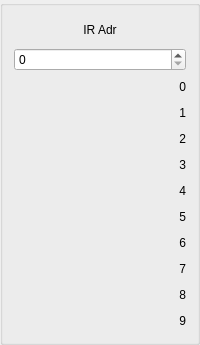
       <widget class="QGroupBox" name="verticalGroupBox_AdrIR">
        <property name="sizePolicy">
         <sizepolicy hsizetype="Fixed" vsizetype="Preferred">
          <horstretch>0</horstretch>
          <verstretch>0</verstretch>
         </sizepolicy>
        </property>
        <property name="minimumSize">
         <size>
          <width>0</width>
          <height>0</height>
         </size>
        </property>
        <property name="maximumSize">
         <size>
          <width>16777215</width>
          <height>16777215</height>
         </size>
        </property>
        <layout class="QVBoxLayout" name="verticalLayout_4">
         <item>
          <widget class="QLabel" name="address">
           <property name="minimumSize">
            <size>
             <width>0</width>
             <height>25</height>
            </size>
           </property>
           <property name="text">
            <string>IR Adr</string>
           </property>
           <property name="alignment">
            <set>Qt::AlignCenter</set>
           </property>
          </widget>
         </item>
         <item>
          <widget class="QSpinBox" name="spinBox_IR_startAddress">
           <property name="sizePolicy">
            <sizepolicy hsizetype="Preferred" vsizetype="Fixed">
             <horstretch>0</horstretch>
             <verstretch>0</verstretch>
            </sizepolicy>
           </property>
           <property name="minimumSize">
            <size>
             <width>0</width>
             <height>20</height>
            </size>
           </property>
           <property name="maximum">
            <number>8191</number>
           </property>
          </widget>
         </item>
         <item>
          <widget class="QLabel" name="label_IR_0">
           <property name="minimumSize">
            <size>
             <width>0</width>
             <height>20</height>
            </size>
           </property>
           <property name="text">
            <string>0</string>
           </property>
           <property name="textFormat">
            <enum>Qt::AutoText</enum>
           </property>
           <property name="alignment">
            <set>Qt::AlignRight|Qt::AlignTrailing|Qt::AlignVCenter</set>
           </property>
          </widget>
         </item>
         <item>
          <widget class="QLabel" name="label_IR_1">
           <property name="minimumSize">
            <size>
             <width>0</width>
             <height>20</height>
            </size>
           </property>
           <property name="text">
            <string>1</string>
           </property>
           <property name="alignment">
            <set>Qt::AlignRight|Qt::AlignTrailing|Qt::AlignVCenter</set>
           </property>
          </widget>
         </item>
         <item>
          <widget class="QLabel" name="label_IR_2">
           <property name="minimumSize">
            <size>
             <width>0</width>
             <height>20</height>
            </size>
           </property>
           <property name="text">
            <string>2</string>
           </property>
           <property name="alignment">
            <set>Qt::AlignRight|Qt::AlignTrailing|Qt::AlignVCenter</set>
           </property>
          </widget>
         </item>
         <item>
          <widget class="QLabel" name="label_IR_3">
           <property name="minimumSize">
            <size>
             <width>0</width>
             <height>20</height>
            </size>
           </property>
           <property name="text">
            <string>3</string>
           </property>
           <property name="alignment">
            <set>Qt::AlignRight|Qt::AlignTrailing|Qt::AlignVCenter</set>
           </property>
          </widget>
         </item>
         <item>
          <widget class="QLabel" name="label_IR_4">
           <property name="minimumSize">
            <size>
             <width>0</width>
             <height>20</height>
            </size>
           </property>
           <property name="text">
            <string>4</string>
           </property>
           <property name="alignment">
            <set>Qt::AlignRight|Qt::AlignTrailing|Qt::AlignVCenter</set>
           </property>
          </widget>
         </item>
         <item>
          <widget class="QLabel" name="label_IR_5">
           <property name="minimumSize">
            <size>
             <width>0</width>
             <height>20</height>
            </size>
           </property>
           <property name="text">
            <string>5</string>
           </property>
           <property name="alignment">
            <set>Qt::AlignRight|Qt::AlignTrailing|Qt::AlignVCenter</set>
           </property>
          </widget>
         </item>
         <item>
          <widget class="QLabel" name="label_IR_6">
           <property name="minimumSize">
            <size>
             <width>0</width>
             <height>20</height>
            </size>
           </property>
           <property name="text">
            <string>6</string>
           </property>
           <property name="alignment">
            <set>Qt::AlignRight|Qt::AlignTrailing|Qt::AlignVCenter</set>
           </property>
          </widget>
         </item>
         <item>
          <widget class="QLabel" name="label_IR_7">
           <property name="minimumSize">
            <size>
             <width>0</width>
             <height>20</height>
            </size>
           </property>
           <property name="text">
            <string>7</string>
           </property>
           <property name="alignment">
            <set>Qt::AlignRight|Qt::AlignTrailing|Qt::AlignVCenter</set>
           </property>
          </widget>
         </item>
         <item>
          <widget class="QLabel" name="label_IR_8">
           <property name="minimumSize">
            <size>
             <width>0</width>
             <height>20</height>
            </size>
           </property>
           <property name="text">
            <string>8</string>
           </property>
           <property name="alignment">
            <set>Qt::AlignRight|Qt::AlignTrailing|Qt::AlignVCenter</set>
           </property>
          </widget>
         </item>
         <item>
          <widget class="QLabel" name="label_IR_9">
           <property name="minimumSize">
            <size>
             <width>0</width>
             <height>20</height>
            </size>
           </property>
           <property name="text">
            <string>9</string>
           </property>
           <property name="alignment">
            <set>Qt::AlignRight|Qt::AlignTrailing|Qt::AlignVCenter</set>
           </property>
          </widget>
         </item>
        </layout>
       </widget>
